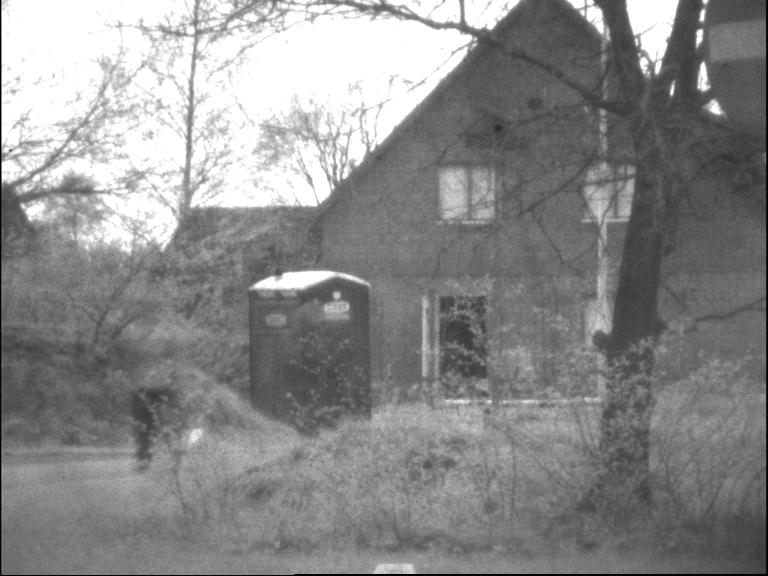
%> input picture metrics/matlab/matlab_metrics/VIF/1.bmp, 768 x 576 px, given in place of 1.jpg, which was not available
$ octave main_T1_T2.m   (GNU Octave 9; MATLAB toolbox functions it lacks are replaced by stand-ins)
%> lines starting %> are read from the running program, lines starting %| are printed output that depends on the picture; in (x1, y1, x2, y2) boxes, pixels count from 0 and x2, y2 are one past the last pixel; in counts of white or black regions, pixels touching at a corner belong together; the program's own positions count from 1; pictures that were not available may be replaced by others from this repository, and a replacement may not be noted
### models/classical/methods/FRAC-HCM/main/function/FRAGL.m
function u=FRAGL(A,M,N)
iterNum = 35;
rad = 1;
lambda1 = 1;
lambda2 = 1;
alpha = 0.5;
belta = 0.5;
m1 = 1;
m2 = 1;
u = zeros(M,N);
u(:,:) = 0.3;
u(40:60,40:80) = 0.7;
[Ix,Iy] = gradient(double(A));
f = Ix.^2+Iy.^2;
g = 1./(1+f);
diswght = disweight(rad);
saliency = imfilter(A,disweight(rad),'replicate');
for n=1:iterNum
    [u,~,~] = FRAGL_v1(double(saliency),u,diswght,lambda1,lambda2,alpha,belta,m1,m2,g);
end
if  u(1,1)> 0.97
    u=1-u;
end

### models/classical/methods/FRAC-HCM/main/main_T1_T2.m
%% Code for MR-T1/MR-T2 fusion.
%%%%%%%%%%%%%%%%%%%%%%%%%%%%%%%%%%%%%%%%%%%%%%%%%%%%%%%%%%%%%%%%%%%%%%%
clc;clear all;close all;
addpath function

ImgA = imread('E:\sourceimage\T1+T2\T1\1.jpg');%image path of MR-T1
%> ImgA is the input picture: size 576x768 uint8; min 0, max 255, mean 137.8
ImgB = imread('E:\sourceimage\T1+T2\T2\1.jpg');%image path of MR-T2
if size(ImgA,3)>1
    A=im2double(ImgA);
    A_YUV=ConvertRGBtoYUV(A);
    A=A_YUV(:,:,1);
else
    A=im2double(ImgA);
end
if size(ImgB,3)>1
       B=im2double(ImgB);
    B=rgb2gray(B);
else
    B=im2double(ImgB);
end
G = fspecial('average',10);
[M,N,~] = size(A);
%> M = 576; N = 768
tic
%% Detail layers
E1=imfilter(A,G);
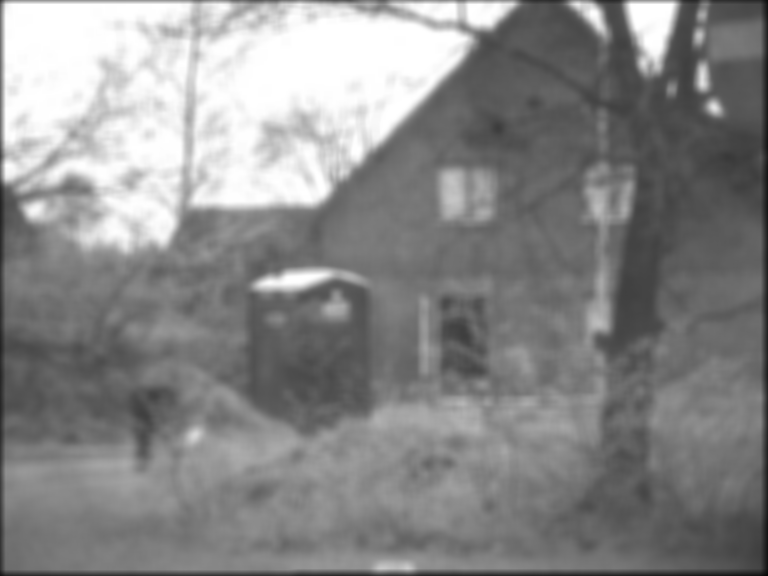
%> E1: size 576x768 double; min 0.0255, max 1, mean 0.537
E2=imfilter(B,G);
A_H=A-E1;
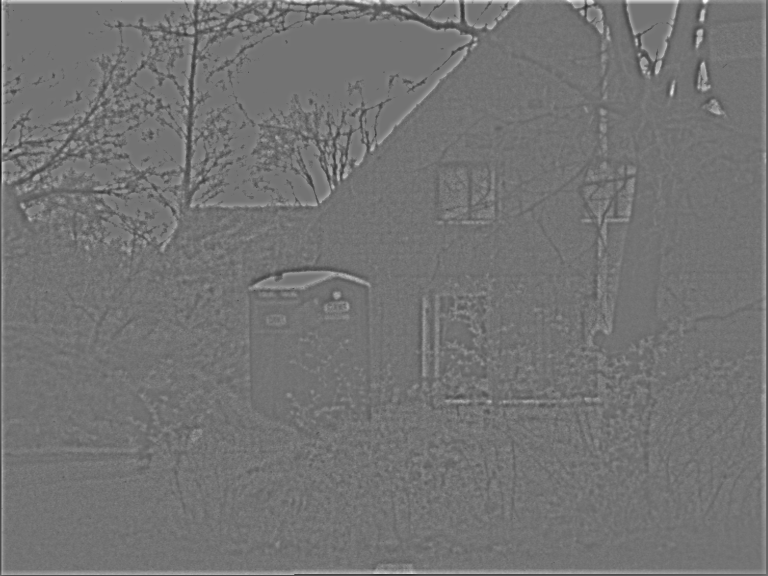
%> A_H: size 576x768 double; min -0.544, max 0.659, mean 0.0032; drawn with min black and max white
B_H=B-E2;
%% edge detail layers
p=60;
T=3;
uA = FRAGL(A,M,N);
%> in FRAGL, `u(:,:) = 0.3;`: u: size 576x768 double; every value is 0.3
%> in FRAGL, `u(40:60,40:80) = 0.7;`:
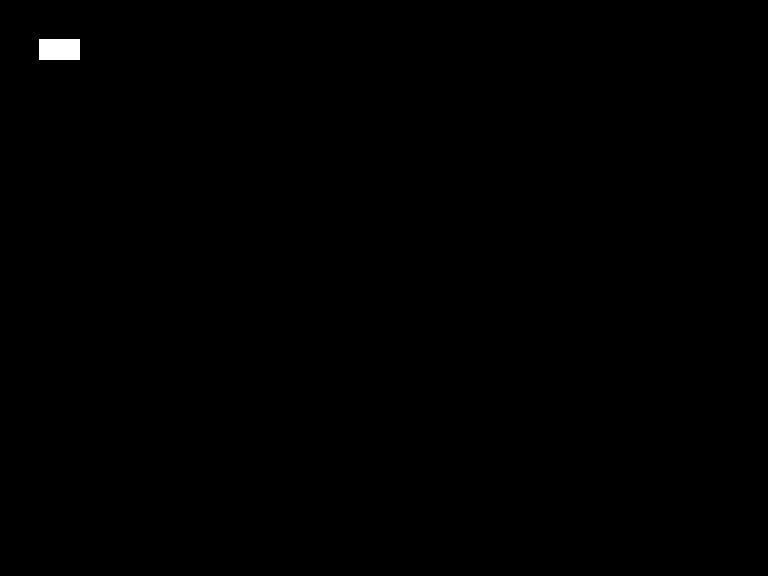
%> u: size 576x768 double; values 0.3 (black) and 0.7 (white), 0.19% white; 1 white region, box (x1, y1, x2, y2) and area: (39, 39, 80, 60) 861
%> in FRAGL, `[Ix,Iy] = gradient(double(A));`:
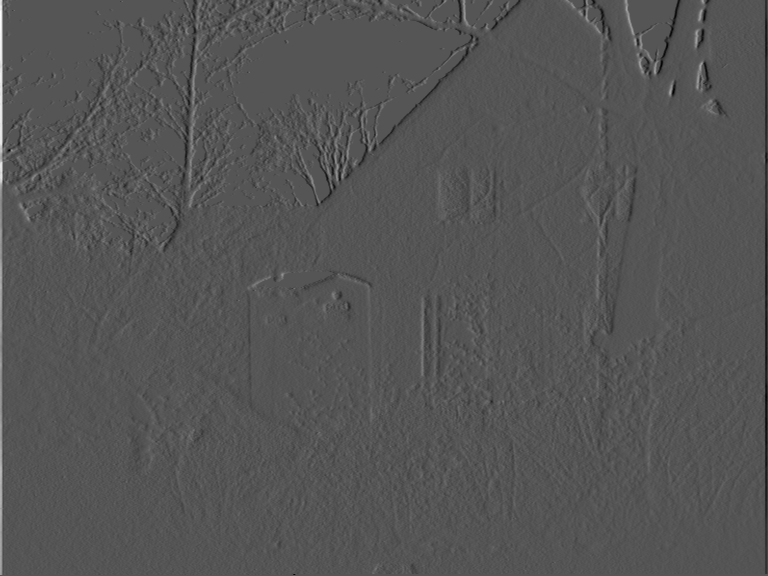
%> Ix: size 576x768 double; min -0.294, max 0.588, mean 0.000148; drawn with min black and max white
%> in FRAGL, `[Ix,Iy] = gradient(double(A));`:
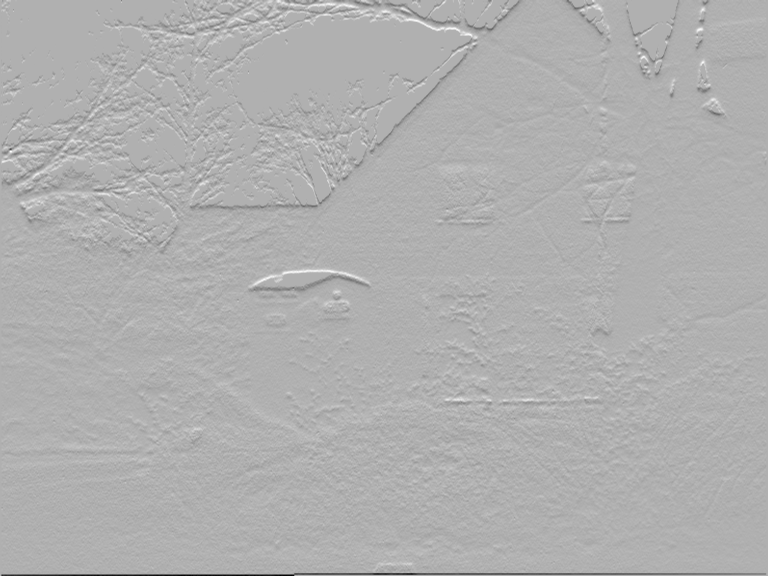
%> Iy: size 576x768 double; min -0.553, max 0.247, mean -0.00151; drawn with min black and max white
%> in FRAGL, `g = 1./(1+f);`:
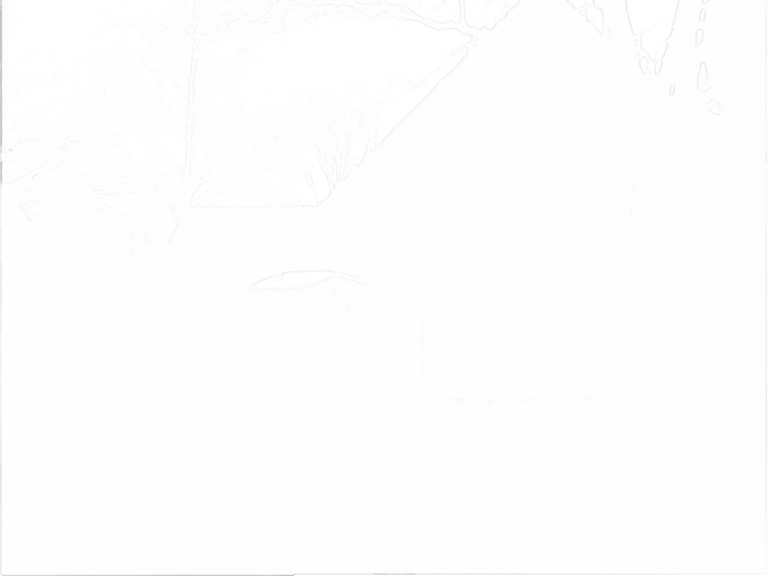
%> g: size 576x768 double; min 0.743, max 1, mean 0.998
%> the run ends on the next line

$ run again, with metrics/matlab/matlab_metrics/VIF/2.bmp copied over metrics/matlab/matlab_metrics/VIF/1.bmp
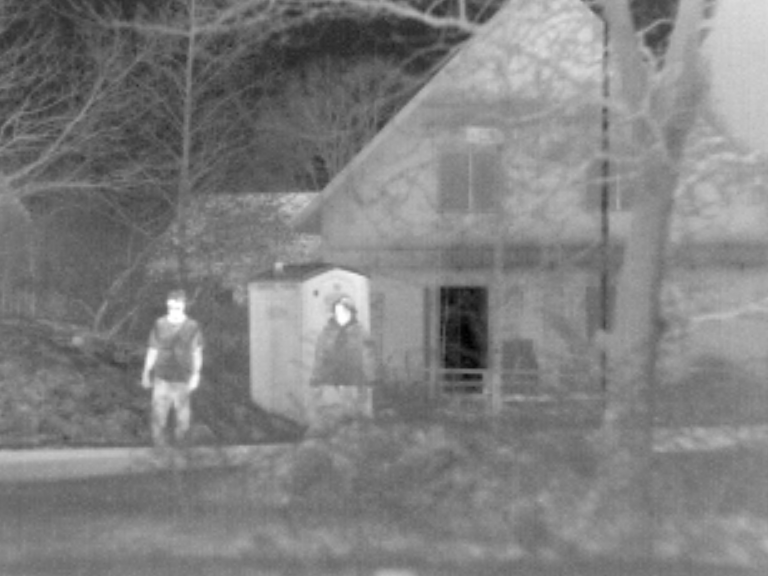
%> input picture metrics/matlab/matlab_metrics/VIF/2.bmp, 768 x 576 px, given in place of 1.jpg, which was not available
%> ImgA is the input picture: size 576x768 uint8; min 0, max 255, mean 127.7
%> `A_H=A-E1;`:
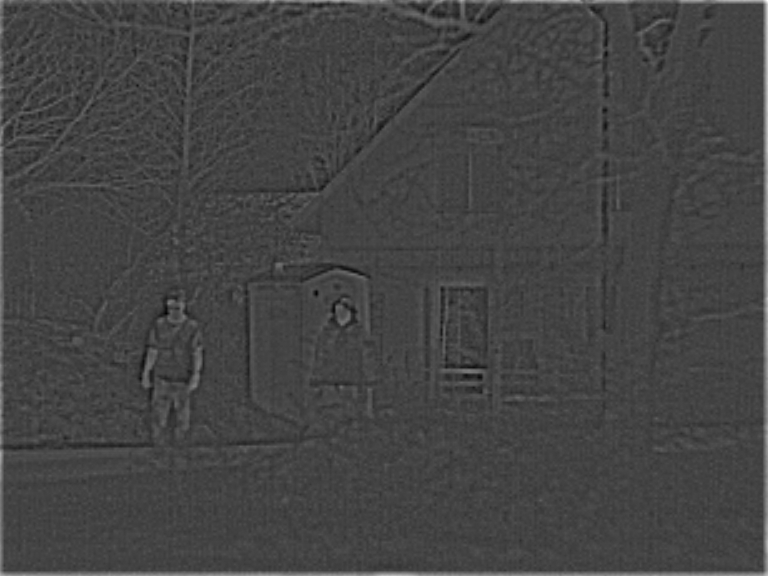
%> A_H: size 576x768 double; min -0.218, max 0.608, mean 0.00379; drawn with min black and max white
%> in FRAGL, `[Ix,Iy] = gradient(double(A));`:
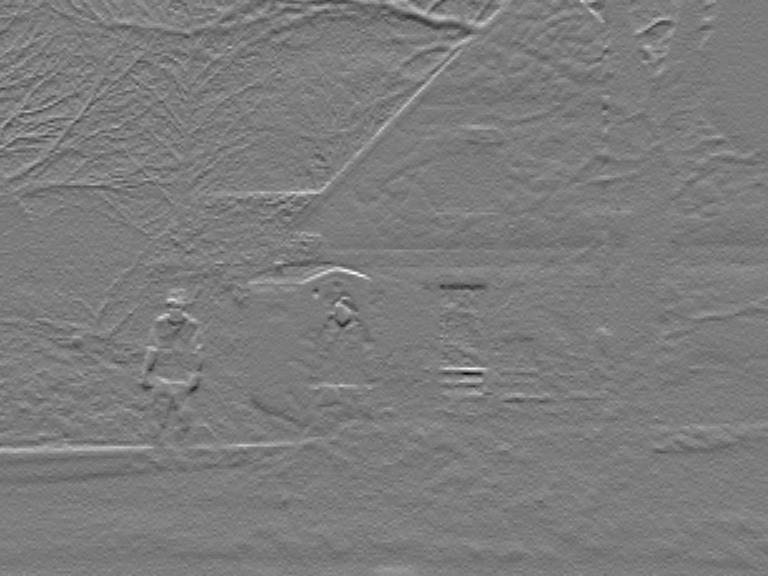
%> Iy: size 576x768 double; min -0.155, max 0.163, mean 6.93e-05; drawn with min black and max white
